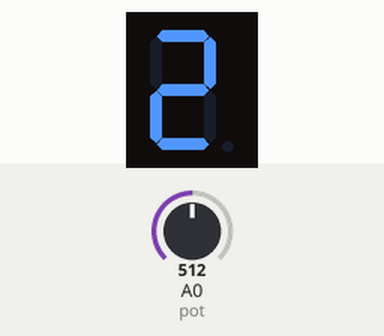
The sketch below on a simulated Arduino Uno, built with avr-gcc and run on an emulated ATmega328P. On the bench: 1-digit seven-segment display. Wiring (inferred from the names in the program): 1-digit 7-segment display, segments lit when HIGH: segments pin 2, pin 3, pin 4, pin 5, pin 6, pin 7, pin 8. The inputs (shaded band) are chosen by the test bench; at power-on: A0 (pot) = 512. The segment pins are drawn as the display they are named for.

Above: at 1.3 s.
1.4 s: A0 (pot) set to 122
At 2.47 s:
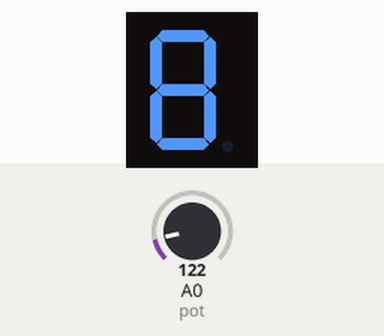
4.0 s: A0 (pot) set to 0
At 5.0 s:
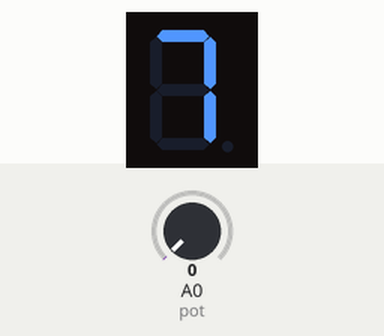

The sketch:

Single7SegmentDisplay.ino
```cpp
/********************************************/
/* 05/06/2021                               */
/* Pedro Ontiveros                          */
/* ontiveros.pedro@gmail.com                */
/*                                          */
/* This is a free software with NO WARRANTY */
/********************************************/

#define ZERO  0x00111111
#define ONE   0x00000110
#define TWO   0x01011011
#define THREE 0x01001111
#define FOUR  0x01100110
#define FIVE  0x01101101
#define SIX   0x01111101
#define SEVEN 0x00000111
#define EIGHT 0x01111111
#define NINE  0x01101111

const int a = 2;
const int b = 3;
const int c = 4;
const int d = 5;
const int e = 6;
const int f = 7;
const int g = 8;
const int pot = A0;
unsigned long counter = 0;

void setup() {

  // put your setup code here, to run once:
  pinMode(a, OUTPUT);
  pinMode(b, OUTPUT);
  pinMode(c, OUTPUT);
  pinMode(d, OUTPUT);
  pinMode(e, OUTPUT);
  pinMode(f, OUTPUT);
  pinMode(g, OUTPUT);
  pinMode(pot, INPUT);
}

int getPause() {
  int sensor = analogRead(pot);
  return map(sensor, 0, 1023, 50, 1000);
}

void printNumber(unsigned long digit) {
  digitalWrite(a, (digit & 0x00000001) ? HIGH : LOW);
  digitalWrite(b, (digit & 0x00000010) ? HIGH : LOW);
  digitalWrite(c, (digit & 0x00000100) ? HIGH : LOW);
  digitalWrite(d, (digit & 0x00001000) ? HIGH : LOW);
  digitalWrite(e, (digit & 0x00010000) ? HIGH : LOW);
  digitalWrite(f, (digit & 0x00100000) ? HIGH : LOW);
  digitalWrite(g, (digit & 0x01000000) ? HIGH : LOW);
}

void printDigit(unsigned long digit) {
  switch (digit) {
    case 0: printNumber(ZERO);  break;
    case 1: printNumber(ONE);   break;
    case 2: printNumber(TWO);   break;
    case 3: printNumber(THREE); break;
    case 4: printNumber(FOUR);  break;
    case 5: printNumber(FIVE);  break;
    case 6: printNumber(SIX);   break;
    case 7: printNumber(SEVEN); break;
    case 8: printNumber(EIGHT); break;
    case 9: printNumber(NINE);  break;
  }
}

void loop() {
  printDigit(counter++);
  delay(getPause());
  if (counter > 9) {
    counter = 0;
  }
}
```
